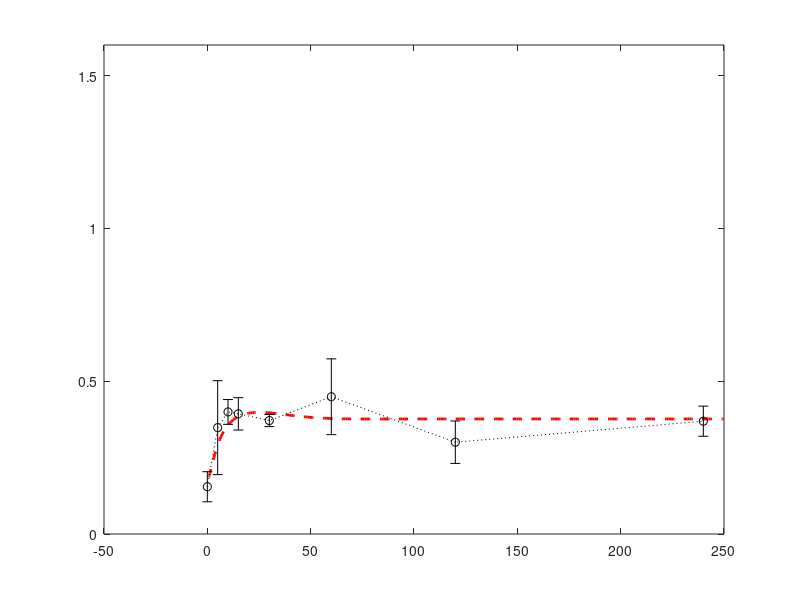

Recreate this plot in MATLAB. (Note: this script raises an error after producing the figure.)
% fig06_GP.m
% Reproduces Figure 6 (GP model) from the paper.
% ODE simulation of NLUC/FLUC output for the GP circuit, overlapped with data.

clear; close all;

%% Experimental data (NLUC/FLUC)
time=[0 5*60 10*60 15*60 30*60 60*60 120*60 240*60];
mRNA=[0.154618429 0.347964663 0.399412914 0.393142508 0.371229577 0.449077333 0.300324936 0.369111386];
sd2=[0.049263415 0.153708535 0.040567688 0.052965391 0.019806177 0.123992481 0.069462394 0.049302054];

%% Parameters (as used in the paper)
k1 = 0.0301;
k2 = 0.0001; 
k3 = 26.5878; %Kcat for PCO4 per second
KM1 = 16.4217; %KM O2 for PCO4 percent
KM2 = 270.2505; %KM rap for PCO4 micro-molar
k4 = 0.0067;
k5 = 0.012;
KM3 = 0.5;
PCO4 = 0.06;
k6 = 0.003;
k7 = 0.0009;
k8 = 9.6688; % Kcat for PCO1
KM4 = 19.5138; % KM O2 for PCO1
KM5 = 286.6942; % KM rap for PCO1
HRPE1 = 0.06; %
HRPE2 = 0.01;

%% Initial conditions under normoxia (O = 21)
mRNA0 = mRNA(1);
O = 21;

RAP0 = k5*mRNA0*KM3/(k4*HRPE1-HRPE1*k5*mRNA0);

f = @(t,a) [-k3*PCO4*O/(KM1+O)*a(1)/(KM2+a(1))+k1-k2*a(1)-k8*a(3)*O/(KM4+O)*a(1)/(KM5+a(1)); ...
            k4*a(1)*HRPE1/(KM3+a(1)*HRPE1)-k5*a(2); ...
            k6*a(1)*HRPE2/(KM3+a(1)*HRPE2)-k7*a(3)];
[t0,pos] = ode45(f,[0,6*3600],[0.1,0,0]);
RAPz = pos(end,1)
mRNAz = pos(end,2)
pco1z = pos(end,3)

%% Hypoxia simulation (O = 1)
O = 1;
f = @(t,a) [-k3*PCO4*O/(KM1+O)*a(1)/(KM2+a(1))+k1-k2*a(1)-k8*a(3)*O/(KM4+O)*a(1)/(KM5+a(1)); ...
            k4*a(1)*HRPE1/(KM3+a(1)*HRPE1)-k5*a(2); ...
            k6*a(1)*HRPE2/(KM3+a(1)*HRPE2)-k7*a(3)];
[t1,posn] = ode45(f,[0,250*60],[RAPz,mRNAz,pco1z]);

%% Plot
plot(t1'/60,posn(:,2)', 'r--', 'Linewidth', 2, 'DisplayName', 'NLUC/FLUC simulation');
ylim([0 1.6])
hold on

errorbar(time/60,mRNA,sd2,'ko:' ,'Linewidth', 2, 'DisplayName', 'Data point');
plot(t1'/60,log10(posn(:,1))/2', 'b--', 'Linewidth', 2, 'DisplayName', 'RAP2.12 simulation');
ylabel('NLUC/FLUC','fontsize',14);
xlabel('Time (min)','fontsize',14);
x0=10;
y0=10;
width=550*1.5;
height=480;
legend('show','location','northwest');
legend()
title('GP','FontSize',14);
set(gca,'fontsize',14)
h1=gca;
h2 = axes('Position',get(h1,'Position'));
set(h2,'YAxisLocation','right','Color','none','XTicklabel',[]);
ylim([0 1.6])
set(gca,'fontsize',14);
